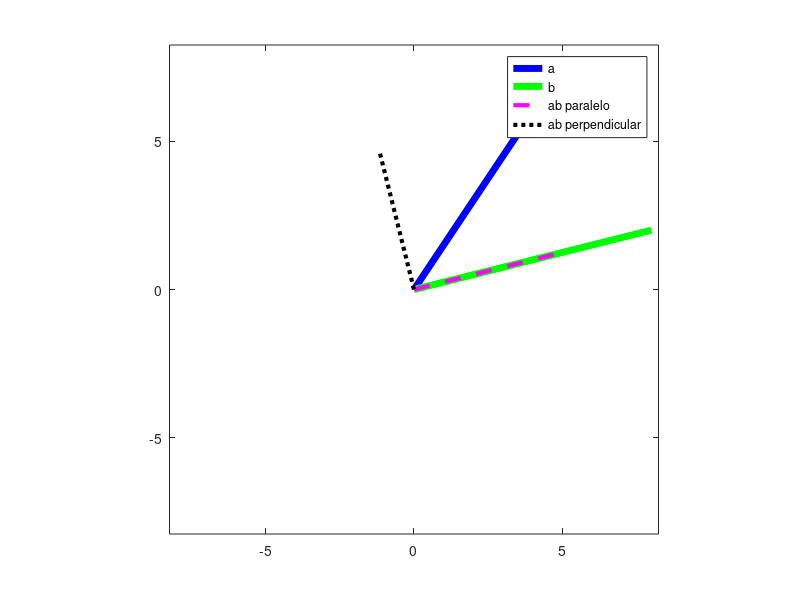

This figure's MATLAB source:
clc;
clear all;
% Vetor que será de composto
a = [4 6]';
% Vetor de referência
b = [8 2]';
% Equação: a = (a projeção em b) + (a perpendicular b)
alfa = a'*b/(b'*b);
projAB = alfa *b;
AperpB = a-projAB;

% Plot dos vetores
figure(1), clf
plot([0 a(1)],[0 a(2)],'b','linew',5) % Vetor original a
hold on
plot([0 b(1)],[0 b(2)],'g','linew',5) % Vetor original b

% Plot das componentes
plot([0 projAB(1)],[0 projAB(2)],'m--','linew',3) % ab paralelo
hold on
plot([0 AperpB(1)],[0 AperpB(2)],'k:','linew',3) % ab perpendicular
legend({'a';'b';'ab paralelo';'ab perpendicular'})
axis([-1 1 -1 1 ]*max([norm(a) norm(b)]))
axis square
